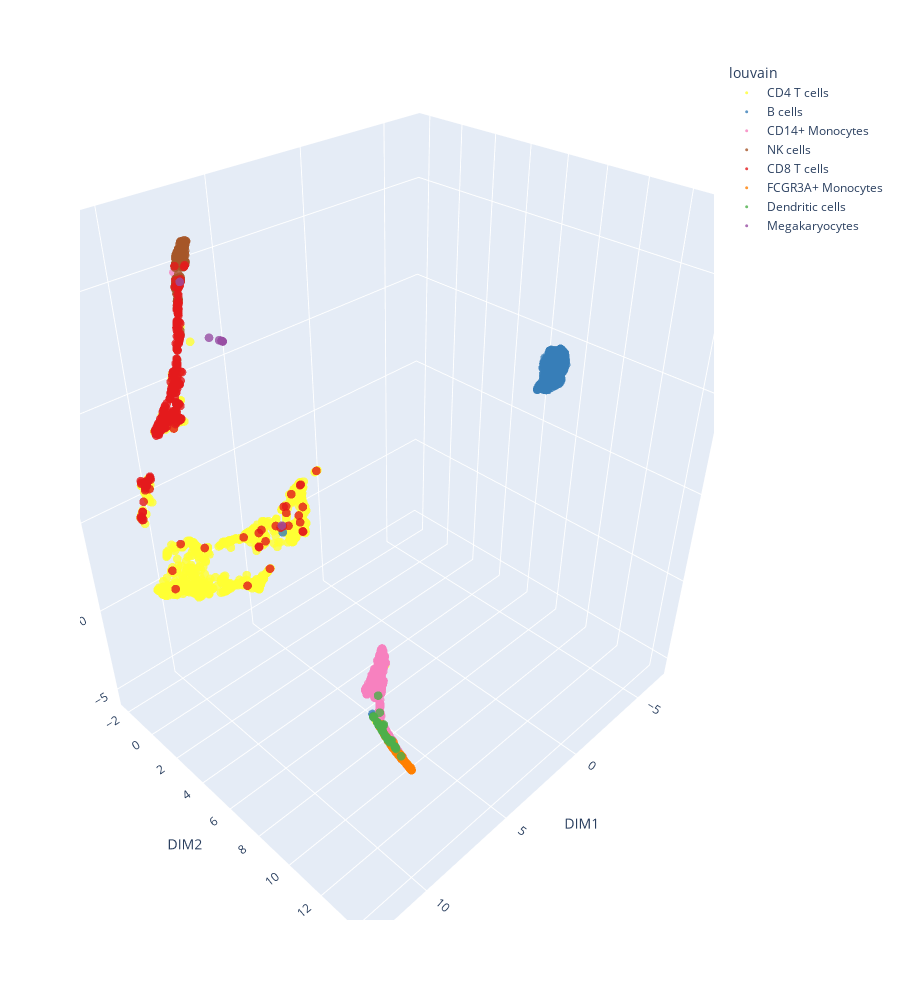

Source (notebook cell):
### Markdown cell above
The latent space produced by CONCORD often capture complex biological structures that may not be fully visualized in 2D projections. We recommend exploring the latent space using a 3D UMAP to more effectively capture and examine the intricacies of the data. For example:

### Code cell
ccd.ul.run_umap(adata, source_key='Concord', result_key='Concord_UMAP_3D', n_components=3, n_neighbors=15, min_dist=0.1, metric='euclidean')

# Plot the 3D UMAP embeddings
col = 'louvain'
fig = ccd.pl.plot_embedding_3d(
    adata, basis='Concord_UMAP_3D', color_by=col, 
    save_path='Concord_UMAP_3D.html',
    point_size=3, opacity=0.8, width=1500, height=1000
)

### Figure 1 — Plotly figure (JSON) as saved in the notebook; plotly's stock layout.template omitted (floating-point values rounded to 4 significant figures; data arrays with more than 128 entries replaced by an {"elided": "..."} marker saying what was removed)
{"data": [{"hovertemplate": "louvain=CD4 T cells<br>DIM1=%{x}<br>DIM2=%{y}<br>DIM3=%{z}<extra></extra>", "legendgroup": "CD4 T cells", "marker": {"color": "#ffff33", "opacity": 0.8, "size": 3, "symbol": "circle"}, "mode": "markers", "name": "CD4 T cells", "scene": "scene", "showlegend": true, "type": "scatter3d", "x": {"elided": "1144 float values"}, "y": {"elided": "1144 float values"}, "z": {"elided": "1144 float values"}}, {"hovertemplate": "louvain=B cells<br>DIM1=%{x}<br>DIM2=%{y}<br>DIM3=%{z}<extra></extra>", "legendgroup": "B cells", "marker": {"color": "#377eb8", "opacity": 0.8, "size": 3, "symbol": "circle"}, "mode": "markers", "name": "B cells", "scene": "scene", "showlegend": true, "type": "scatter3d", "x": {"elided": "342 float values"}, "y": {"elided": "342 float values"}, "z": {"elided": "342 float values"}}, {"hovertemplate": "louvain=CD14+ Monocytes<br>DIM1=%{x}<br>DIM2=%{y}<br>DIM3=%{z}<extra></extra>", "legendgroup": "CD14+ Monocytes", "marker": {"color": "#f781bf", "opacity": 0.8, "size": 3, "symbol": "circle"}, "mode": "markers", "name": "CD14+ Monocytes", "scene": "scene", "showlegend": true, "type": "scatter3d", "x": {"elided": "480 float values"}, "y": {"elided": "480 float values"}, "z": {"elided": "480 float values"}}, {"hovertemplate": "louvain=NK cells<br>DIM1=%{x}<br>DIM2=%{y}<br>DIM3=%{z}<extra></extra>", "legendgroup": "NK cells", "marker": {"color": "#a65628", "opacity": 0.8, "size": 3, "symbol": "circle"}, "mode": "markers", "name": "NK cells", "scene": "scene", "showlegend": true, "type": "scatter3d", "x": {"elided": "154 float values"}, "y": {"elided": "154 float values"}, "z": {"elided": "154 float values"}}, {"hovertemplate": "louvain=CD8 T cells<br>DIM1=%{x}<br>DIM2=%{y}<br>DIM3=%{z}<extra></extra>", "legendgroup": "CD8 T cells", "marker": {"color": "#e41a1c", "opacity": 0.8, "size": 3, "symbol": "circle"}, "mode": "markers", "name": "CD8 T cells", "scene": "scene", "showlegend": true, "type": "scatter3d", "x": {"elided": "316 float values"}, "y": {"elided": "316 float values"}, "z": {"elided": "316 float values"}}, {"hovertemplate": "louvain=FCGR3A+ Monocytes<br>DIM1=%{x}<br>DIM2=%{y}<br>DIM3=%{z}<extra></extra>", "legendgroup": "FCGR3A+ Monocytes", "marker": {"color": "#ff7f00", "opacity": 0.8, "size": 3, "symbol": "circle"}, "mode": "markers", "name": "FCGR3A+ Monocytes", "scene": "scene", "showlegend": true, "type": "scatter3d", "x": {"elided": "150 float values"}, "y": {"elided": "150 float values"}, "z": {"elided": "150 float values"}}, {"hovertemplate": "louvain=Dendritic cells<br>DIM1=%{x}<br>DIM2=%{y}<br>DIM3=%{z}<extra></extra>", "legendgroup": "Dendritic cells", "marker": {"color": "#4daf4a", "opacity": 0.8, "size": 3, "symbol": "circle"}, "mode": "markers", "name": "Dendritic cells", "scene": "scene", "showlegend": true, "type": "scatter3d", "x": [8.161, 6.669, 9.358, 7.595, 6.705, 6.62, 9.37, 7.459, 10.15, 6.499, 6.69, 6.687, 7.624, 6.906, 7.396, 6.702, 7.347, 6.732, 6.78, 6.716, 6.686, 10.7, 9.332, 6.564, 7.079, 8.106, 6.713, 6.589, 6.699, 6.712, 6.738, 6.779, 6.592, 7.502, 6.768, 6.759, 6.691], "y": [10.93, 9.239, 11.79, 10.65, 8.358, 9.178, 11.77, 10.48, 12.4, 9.173, 8.94, 8.864, 10.66, 9.503, 10.5, 8.611, 10.14, 8.795, 9.056, 8.703, 9.234, 12.91, 11.73, 9.033, 10.48, 10.94, 8.627, 9.027, 8.425, 8.65, 8.941, 8.949, 9.105, 10.57, 9.152, 8.768, 8.365], "z": [-1.676, -4.23, 0.876, -2.817, -3.394, -4.267, 0.8235, -3.061, 2.617, -4.582, -3.91, -3.842, -2.737, -3.776, -3.209, -3.55, -3.097, -3.582, -3.761, -3.621, -4.184, 4.312, 0.7213, -4.293, -3.95, -1.733, -3.563, -4.246, -3.422, -3.571, -3.788, -3.661, -4.297, -2.999, -3.92, -3.589, -3.378]}, {"hovertemplate": "louvain=Megakaryocytes<br>DIM1=%{x}<br>DIM2=%{y}<br>DIM3=%{z}<extra></extra>", "legendgroup": "Megakaryocytes", "marker": {"color": "#984ea3", "opacity": 0.8, "size": 3, "symbol": "circle"}, "mode": "markers", "name": "Megakaryocytes", "scene": "scene", "showlegend": true, "type": "scatter3d", "x": [7.683, 7.67, 7.987, 7.678, 7.691, 7.661, 8.689, 7.676, 7.747, 4.997, 7.689, 7.671, 7.662, 7.688, 7.673], "y": [1.181, 1.2, 0.778, 1.187, 1.173, 1.207, 0.3205, 1.19, 1.103, 0.5186, 1.177, 1.197, 1.206, 1.175, 1.195], "z": [13.02, 13.01, 13.13, 13.01, 13.02, 13.0, 15.54, 13.01, 13.05, 2.196, 13.03, 13.01, 13.01, 13.02, 13.01]}], "layout": {"autosize": true, "height": 1000, "legend": {"title": {"text": "louvain"}, "tracegroupgap": 0}, "margin": {"t": 60}, "scene": {"domain": {"x": [0, 1], "y": [0, 1]}, "xaxis": {"title": {"text": "DIM1"}}, "yaxis": {"title": {"text": "DIM2"}}, "zaxis": {"title": {"text": "DIM3"}}}}}
